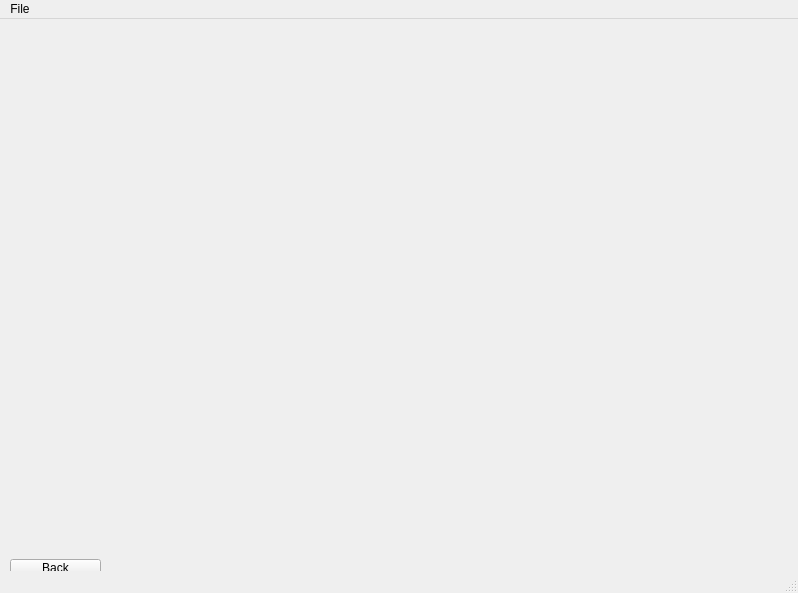
<?xml version="1.0" encoding="UTF-8"?>
<ui version="4.0">
 <class>MainWindow</class>
 <widget class="QMainWindow" name="MainWindow">
  <property name="geometry">
   <rect>
    <x>0</x>
    <y>0</y>
    <width>798</width>
    <height>593</height>
   </rect>
  </property>
  <property name="windowTitle">
   <string>MainWindow</string>
  </property>
  <widget class="QWidget" name="centralwidget">
   <widget class="QWidget" name="horizontalLayoutWidget">
    <property name="geometry">
     <rect>
      <x>10</x>
      <y>10</y>
      <width>781</width>
      <height>41</height>
     </rect>
    </property>
    <layout class="QHBoxLayout" name="horizontalLayout"/>
   </widget>
   <widget class="QPushButton" name="pushButton">
    <property name="geometry">
     <rect>
      <x>10</x>
      <y>540</y>
      <width>91</width>
      <height>17</height>
     </rect>
    </property>
    <property name="text">
     <string>Back</string>
    </property>
   </widget>
   <widget class="QWidget" name="formLayoutWidget">
    <property name="geometry">
     <rect>
      <x>10</x>
      <y>60</y>
      <width>781</width>
      <height>481</height>
     </rect>
    </property>
    <layout class="QFormLayout" name="formLayout"/>
   </widget>
  </widget>
  <widget class="QMenuBar" name="menubar">
   <property name="geometry">
    <rect>
     <x>0</x>
     <y>0</y>
     <width>798</width>
     <height>18</height>
    </rect>
   </property>
   <widget class="QMenu" name="menuFile">
    <property name="title">
     <string>File</string>
    </property>
   </widget>
   <addaction name="menuFile"/>
  </widget>
  <widget class="QStatusBar" name="statusbar"/>
 </widget>
 <resources/>
 <connections/>
</ui>
